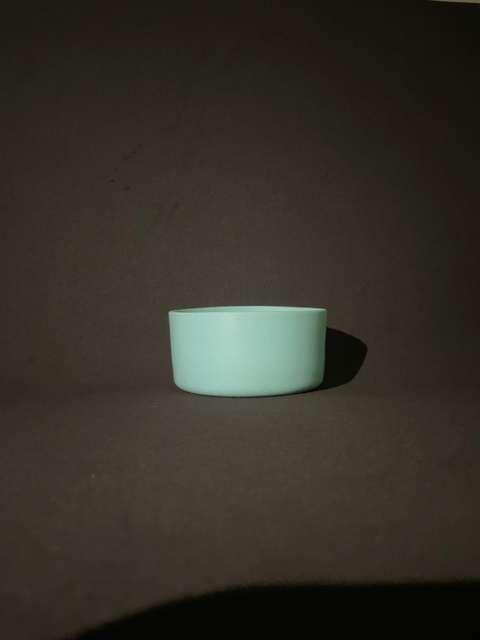
#> input picture coppelia_contorno/images/a2.jpeg, 960 x 1280 px, found by its file name (shown at 1/2 size)
$ python contorno.py
#> lines starting #> are read from the running program, lines starting #| are printed output that depends on the picture; after the words box and inside, x2 and y2 are one past the last pixel; in counts of white or black regions, pixels touching at a corner belong together
import cv2
import numpy as np

img_color = cv2.imread(r"C:\Users\jhoan\OneDrive - Universidad EIA\Semestres\10 semestre (2026_1)\Vision_artificial\coppelia_contorno\images\a2.jpeg", 1)
#> img_color is the input picture: shape (1280, 960, 3); mean B, G, R 39, 48.3, 51.3
img_color =cv2.resize(img_color, (640,480))
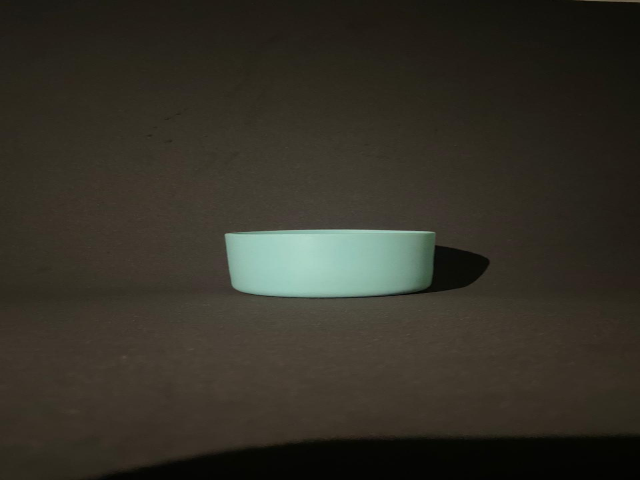
#> img_color: shape (480, 640, 3); mean B, G, R 39, 48.2, 51.3

img_gray  = cv2.imread(r"C:\Users\jhoan\OneDrive - Universidad EIA\Semestres\10 semestre (2026_1)\Vision_artificial\coppelia_contorno\images\a2.jpeg", 0)
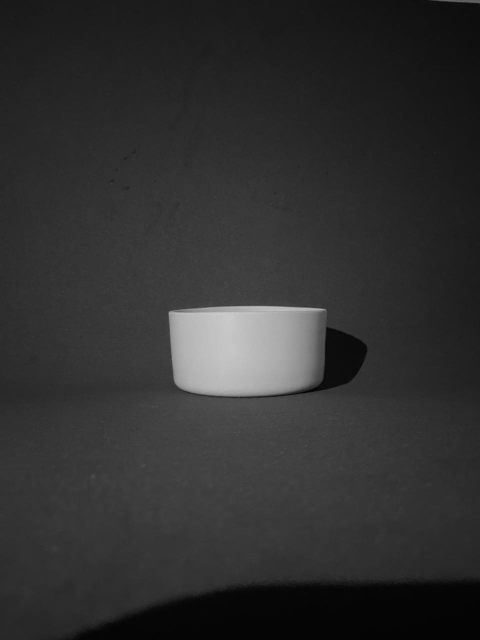
#> img_gray: shape (1280, 960) (shown at 1/2 size); min 0, max 206, mean 48.2

img_gray =cv2.resize(img_gray, (640,480))
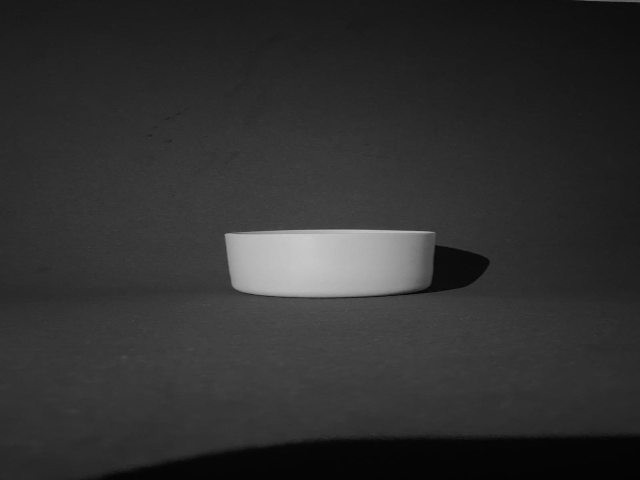
#> img_gray: shape (480, 640); min 1, max 203, mean 48.2


cv2.imshow("img_color", img_color)
cv2.waitKey(0)

ret, imgBin = cv2.threshold(img_gray, 0, 255, cv2.THRESH_BINARY | cv2.THRESH_OTSU) ##valor que me diferencia uno de otro en la misma imagen por eso
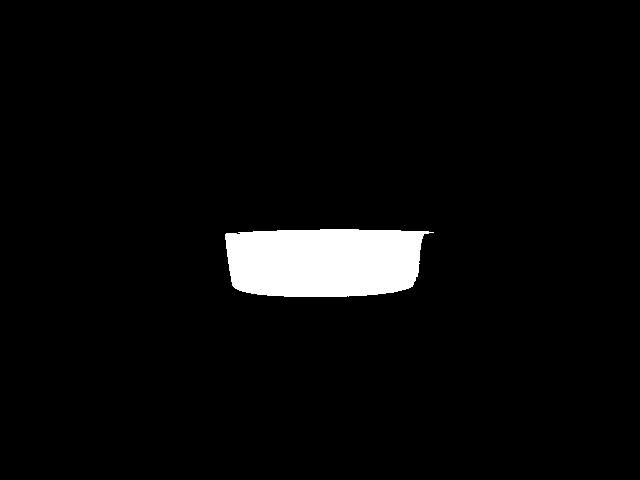
#> imgBin: shape (480, 640); 4% white; 1 white region
#> ret = 107
                                                                                   ##no se le pone el umbral, el se lo asigna
                                                                                   ##ret es el umbral calculado por otsu

##print(ret)
cv2.imshow("img_bin", imgBin)
cv2.waitKey(0)

cnts, hie = cv2.findContours(imgBin.copy(), cv2.RETR_EXTERNAL, cv2.CHAIN_APPROX_NONE)                               ###CHAIN_APPROX_NONE, me tare todos los valores de xy del contorno
#> cnts = 1 contour; box (x1, y1, x2, y2) and area: (225, 229, 434, 297) 12012; hie = [[-1, -1, -1, -1]]
##cnt,lista de todos los contornos ##img binarizada  ##hierarchy(jerarquia,no se usa,buscar lo que devuelve)    ##CHAIN_APPROX_NONE_SIMPLE,me tra solo unos puntos con lo cuales se puede crear ese contorno
##hie,jerquia                                        ##tree(me da jerarquia)
                                                     ##list(traer info)
                                                     ##external(90%de los cosos)


h, w = img_color.shape[:2]                 ##extraigo mi tamaño, el .shape=(640,480,3) ##la funcion len() me dice cuantas posiciones tiene una lista
#> h = 480; w = 640
imagen_cnt = 255 * np.zeros((h, w, 3), np.uint8) ###imagen en blanco o negro del mismo tamaño de mi original

for cont in cnts: ##lee contorno por contorno

    x, y, w, h = cv2.boundingRect(cont)                  ###devuelve un rectángulo que encierra el contorno,x, y → coordenadas de la esquina superior izquierda del rectángulo w y h es el ancho y alto
    cv2.rectangle(img_color,(x,y),(x+w,y+h),(255, 0, 0), 2)  ####imagen donde dibujo,origen,coordenada de su diagonal,color,espesor

    # ===== CENTROIDE REAL DEL CONTORNO =====
    M = cv2.moments(cont)

    if M["m00"] != 0:  ##por si hay un area que es 0, por la division
        cx = int(M["m10"] / M["m00"])
        cy = int(M["m01"] / M["m00"])    ##m00 → área
                                         #m10 → momento respecto a
                                         #m01 → momento respecto a Y


        # Dibujar centroide en la imagen original
        cv2.circle(img_color, (cx, cy), 15, (10,255,25), -1)  #cv2.circle(imagen, centro, radio, color, grosor)-1 rellena el circulo

    cv2.drawContours(imagen_cnt, cont, -1, (0, 0, 255), 2)   ##imagen a color donde se dibujara el contorno-contornos encontrados -dibujar contornos(<0 todos los contornos)- color-espsesor(entre1 y 3)

    cv2.imshow("imagen_cnt", imagen_cnt)
    cv2.imshow("imagen_color", img_color)
    cv2.waitKey(0)
#> this loop made 1 pass
#> (x, y, w, h, cx, cy) on pass 1: (225, 229, 209, 68, 323, 261)
#> pass 1, `cv2.imshow("imagen_cnt", imagen_cnt)`:
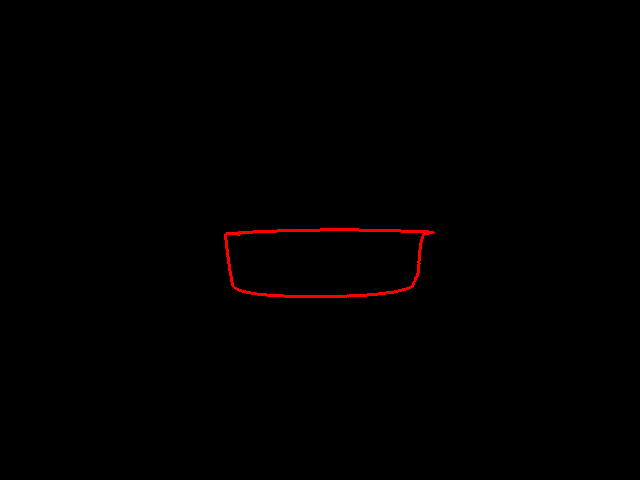
#> window 'imagen_cnt': shape (480, 640, 3); mean B, G, R 0, 0, 1.2
#> pass 1, `cv2.imshow("imagen_color", img_color)`:
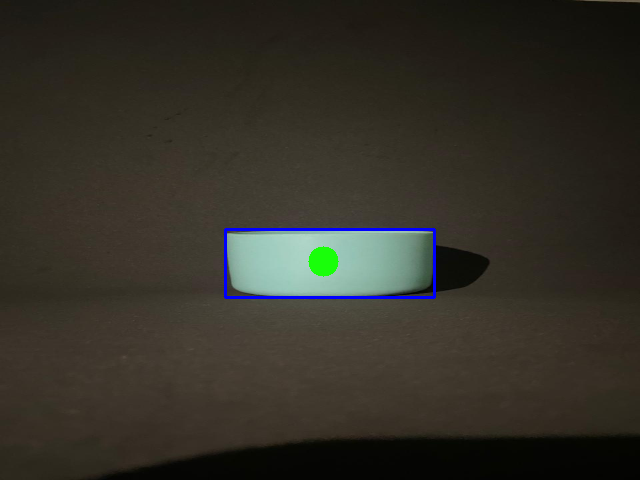
#> window 'imagen_color': shape (480, 640, 3); mean B, G, R 39.6, 47.9, 50.6

cv2.destroyAllWindows()

$ run again, with coppelia_contorno/images/a1.jpeg copied over coppelia_contorno/images/a2.jpeg
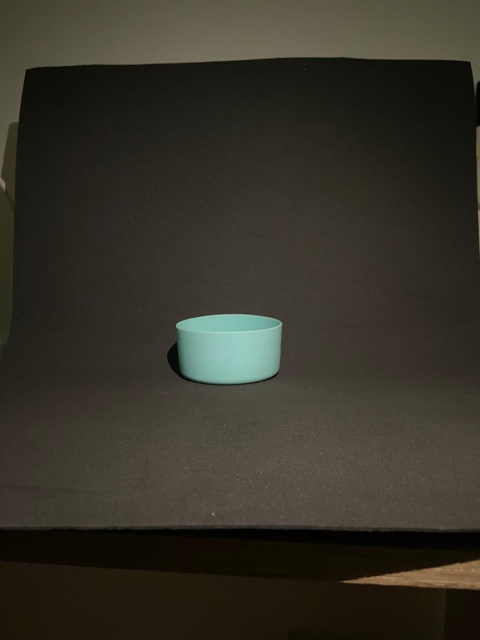
#> input picture coppelia_contorno/images/a1.jpeg, 960 x 1280 px, found by its file name (shown at 1/2 size)
#> img_color is the input picture: shape (1280, 960, 3); mean B, G, R 40.5, 49.7, 53.4
#> `ret, imgBin = cv2.threshold(img_gray, 0, 255, cv2.THRESH_BINARY | cv2...`:
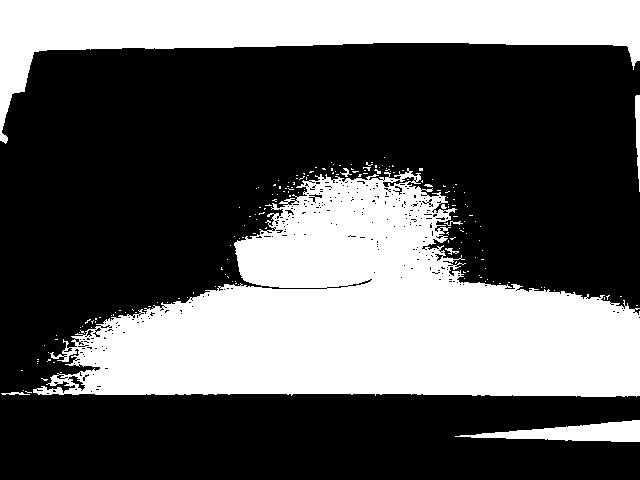
#> imgBin: shape (480, 640); 35.9% white; 182 white regions (173 under 20 px)
#> ret = 56
#> cnts = 181 contours, 175 with area under 20; largest, box (x1, y1, x2, y2) and area: (33, 168, 640, 397) 75364, (0, 0, 640, 144) 30640, (455, 420, 640, 442) 1956, (635, 95, 640, 192) 226, (1, 392, 30, 395) 25, (445, 248, 459, 255) 22; hie = 181 rows, first 6: [1, -1, -1, -1], [2, 0, -1, -1], [3, 1, -1, -1], [4, 2, -1, -1], [5, 3, -1, -1], [6, 4, -1, -1]
#> the loop `for cont in cnts:` made 181 passes
#> (cont, x, y, w, h, cx, cy) on pass 25: ([[95, 318], [95, 319], [96, 319], [96, 318]], 95, 318, 2, 2, 95, 318)
#> after the loop `for cont in cnts:`:
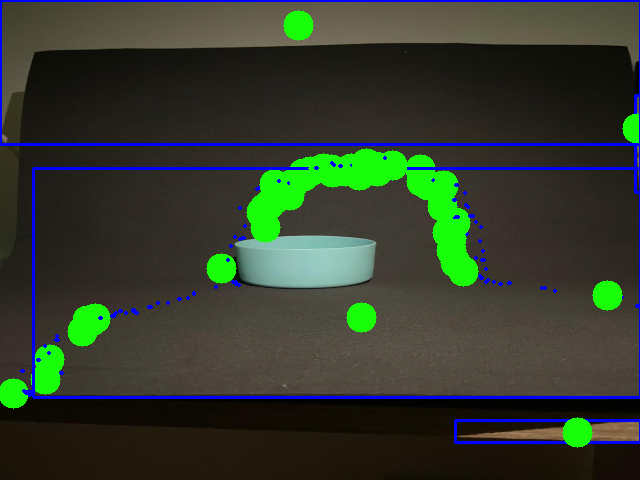
#> img_color: shape (480, 640, 3); mean B, G, R 45.6, 59.5, 49.7

$ run again, with coppelia_contorno/images/a3.jpeg copied over coppelia_contorno/images/a2.jpeg
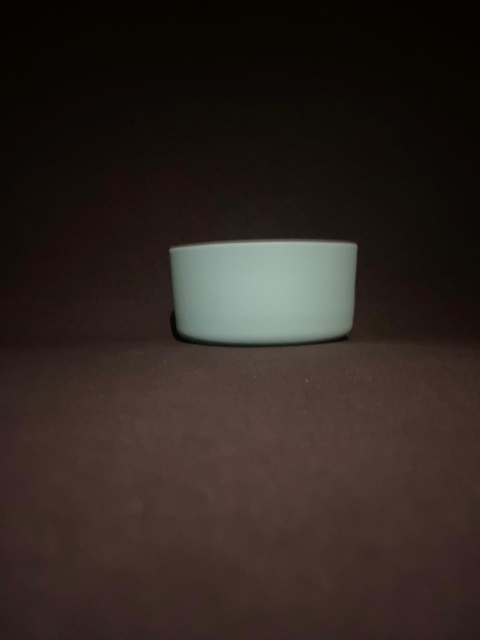
#> input picture coppelia_contorno/images/a3.jpeg, 960 x 1280 px, found by its file name (shown at 1/2 size)
#> img_color is the input picture: shape (1280, 960, 3); mean B, G, R 32.6, 37.8, 47.2
#> img_color: shape (480, 640, 3)
#> `ret, imgBin = cv2.threshold(img_gray, 0, 255, cv2.THRESH_BINARY | cv2...`:
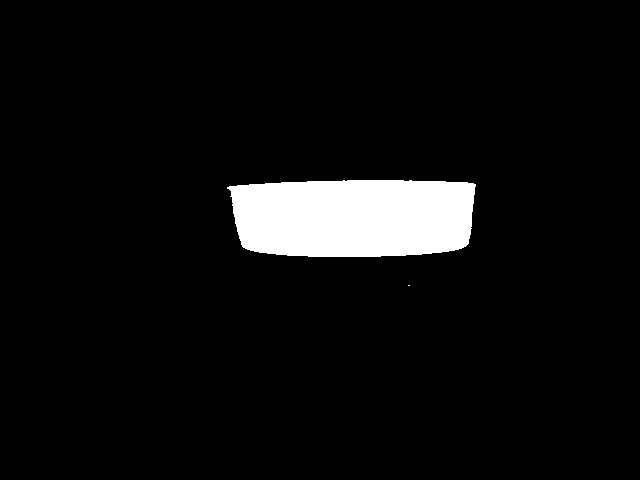
#> imgBin: shape (480, 640); 5.6% white; 2 white regions (1 under 20 px)
#> ret = 91
#> cnts = 2 contours, 1 with area under 20; largest, box (x1, y1, x2, y2) and area: (227, 180, 476, 257) 16984; hie = [[1, -1, -1, -1], [-1, 0, -1, -1]]
#> the loop `for cont in cnts:` made 2 passes
#> (x, y, w, h, cx, cy) on pass 2: (227, 180, 249, 77, 353, 217)
#> pass 2, `cv2.imshow("imagen_color", img_color)`:
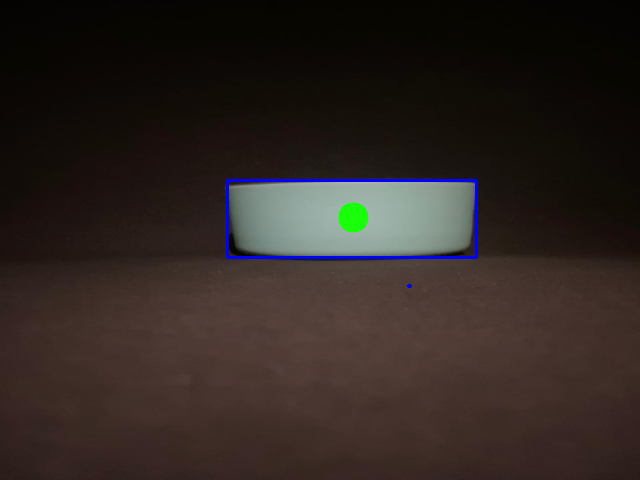
#> window 'imagen_color': shape (480, 640, 3); mean B, G, R 33.5, 37.6, 46.5
